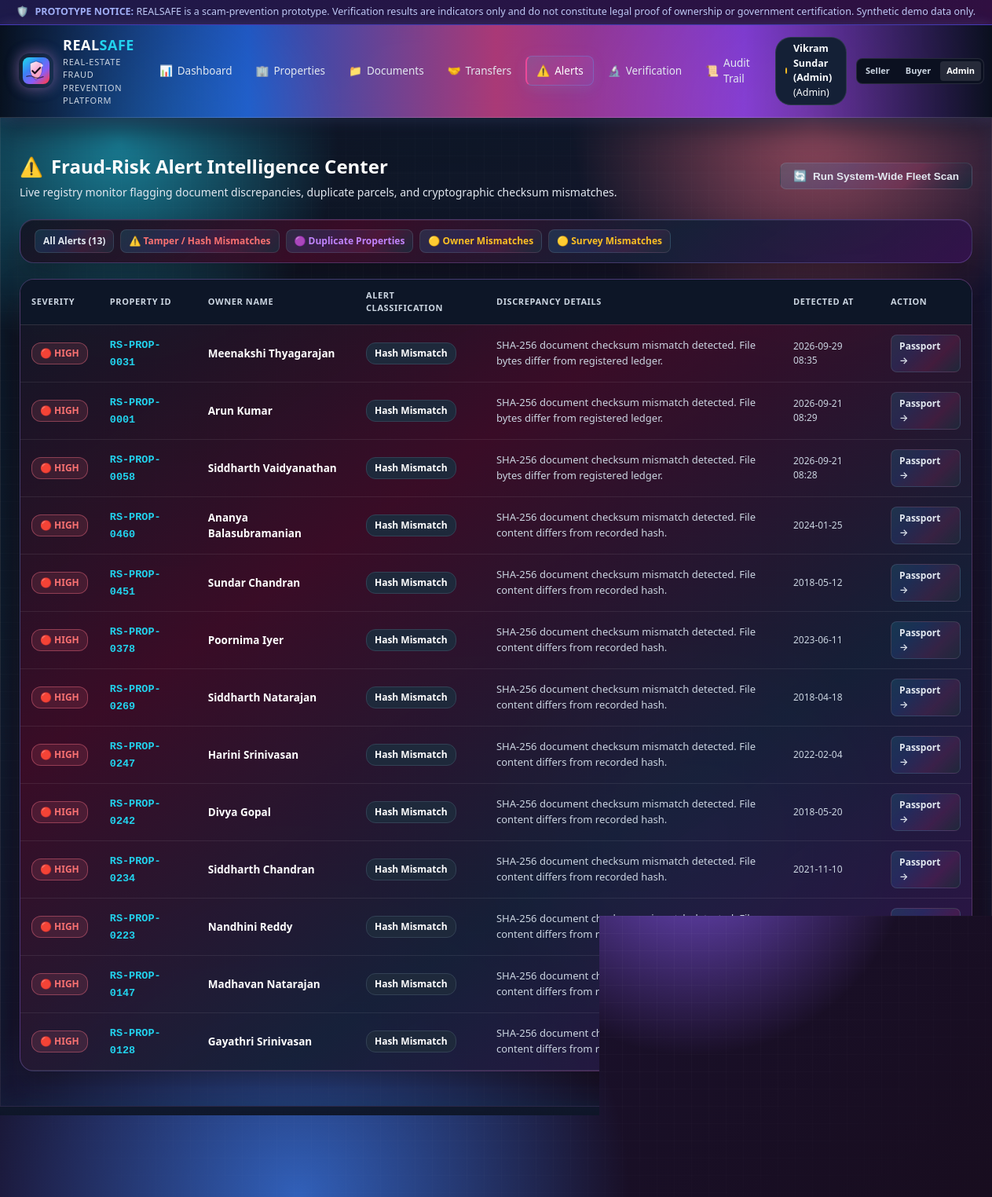
The app's page /alerts?type=Hash+Mismatch with its own data.
### tables this page shows
CREATE TABLE risk_alerts (
        id INTEGER PRIMARY KEY AUTOINCREMENT,
        property_id TEXT NOT NULL,
        alert_type TEXT NOT NULL,
        description TEXT NOT NULL,
        severity TEXT NOT NULL DEFAULT 'Medium',
        created_at TEXT NOT NULL DEFAULT CURRENT_TIMESTAMP,
        FOREIGN KEY (property_id) REFERENCES properties (property_id) ON DELETE CASCADE
    );

CREATE TABLE properties (
        id INTEGER PRIMARY KEY AUTOINCREMENT,
        property_id TEXT UNIQUE NOT NULL,
        owner_id TEXT NOT NULL,
        owner_name TEXT NOT NULL,
        survey_number TEXT NOT NULL,
        land_area REAL NOT NULL,
        area_unit TEXT NOT NULL DEFAULT 'sq.ft',
        property_type TEXT NOT NULL,
        district TEXT NOT NULL,
        taluk TEXT NOT NULL,
        village TEXT NOT NULL,
        location TEXT NOT NULL,
        registration_date TEXT NOT NULL,
        ownership_status TEXT NOT NULL DEFAULT 'Active',
        verification_status TEXT NOT NULL DEFAULT 'Pending',
        risk_score INTEGER NOT NULL DEFAULT 0,
        risk_level TEXT NOT NULL DEFAULT 'Low Risk',
        previous_owner TEXT,
        transfer_date TEXT,
        created_at TEXT NOT NULL DEFAULT CURRENT_TIMESTAMP
    );

### app.py (the view)
@app.route('/alerts')
def alerts():
    type_filter = request.args.get('type', '').strip()
    conn = get_db_connection()
    cursor = conn.cursor()
    sql = """
        SELECT a.*, p.owner_name, p.risk_score
        FROM risk_alerts a
        JOIN properties p ON a.property_id = p.property_id
        WHERE 1=1
    """
    params = []
    if type_filter:
        sql += " AND a.alert_type = ?"
        params.append(type_filter)
    sql += " ORDER BY a.id DESC"
    cursor.execute(sql, params)
    alert_list = [dict(r) for r in cursor.fetchall()]
    conn.close()
    return render_template('alerts.html', alerts=alert_list, type_filter=type_filter)

### app.py (called while the page is built)
@app.before_request
def setup_default_session():
    if 'user_id' not in session:
        session['user_id'] = 'USR-1000'
        session['user_name'] = 'Vikram Sundar (Admin)'
        session['user_role'] = 'admin'

### models/database.py (called while the page is built)
def get_db_connection():
    os.makedirs(os.path.dirname(DB_PATH), exist_ok=True)
    conn = sqlite3.connect(DB_PATH)
    conn.row_factory = sqlite3.Row
    conn.execute("PRAGMA foreign_keys = ON")
    return conn

### templates/alerts.html (shortened to what this page needs)
{% extends "base.html" %}
{% block content %}
<div class="page-header">
  <div class="page-title">
    <h2><span>⚠️</span> Fraud-Risk Alert Intelligence Center</h2>
    <p>Live registry monitor flagging document discrepancies, duplicate parcels, and cryptographic checksum mismatches.</p>
  </div>
  <form method="POST" action="{{ url_for('run_system_wide_scan') }}">
    <button type="submit" class="btn btn-secondary">
      <span>🔄</span> Run System-Wide Fleet Scan
    </button>
  </form>
</div>
<div class="card" style="padding: 12px 18px; margin-bottom: 20px;">
  <div style="display: flex; gap: 8px; flex-wrap: wrap; font-size: 13px;">
    <a href="{{ url_for('alerts') }}" class="btn btn-secondary btn-sm {% if not type_filter %}active{% endif %}">
      All Alerts ({{ alerts|length }})
    </a>
    <a href="{{ url_for('alerts', type='Hash Mismatch') }}" class="btn btn-secondary btn-sm {% if type_filter == 'Hash Mismatch' %}active{% endif %}" style="color: #f87171;">
      ⚠️ Tamper / Hash Mismatches
    </a>
    <a href="{{ url_for('alerts', type='Potential Duplicate Property') }}" class="btn btn-secondary btn-sm {% if type_filter == 'Potential Duplicate Property' %}active{% endif %}" style="color: #c084fc;">
      🟣 Duplicate Properties
    </a>
    <a href="{{ url_for('alerts', type='Owner Name Mismatch') }}" class="btn btn-secondary btn-sm {% if type_filter == 'Owner Name Mismatch' %}active{% endif %}" style="color: #fbbf24;">
      🟡 Owner Mismatches
    </a>
    <a href="{{ url_for('alerts', type='Survey Number Mismatch') }}" class="btn btn-secondary btn-sm {% if type_filter == 'Survey Number Mismatch' %}active{% endif %}" style="color: #fbbf24;">
      🟡 Survey Mismatches
    </a>
  </div>
</div>
<div class="card" style="padding: 0; overflow: hidden;">
  <div class="table-responsive">
    <table class="data-table">
      <thead>
        <tr>
          <th>Severity</th>
          <th>Property ID</th>
          <th>Owner Name</th>
          <th>Alert Classification</th>
          <th>Discrepancy Details</th>
          <th>Detected At</th>
          <th>Action</th>
        </tr>
      </thead>
      <tbody>
        {% for a in alerts %}
          <tr>
            <td>
              {% if a.severity == 'High' %}
                <span class="badge badge-high-risk">🔴 HIGH</span>
              {% elif a.severity == 'Medium' %}
                <span class="badge badge-review-required">🟡 MEDIUM</span>
              {% else %}
                <span class="badge badge-neutral">⚪ LOW</span>
              {% endif %}
            </td>
            <td>
              <a href="{{ url_for('property_passport', property_id=a.property_id) }}" class="mono-id" style="text-decoration: none;">
                {{ a.property_id }}
              </a>
            </td>
            <td><strong>{{ a.owner_name }}</strong></td>
            <td>
              <span class="badge badge-neutral" style="color: #fff; font-weight: 600;">
                {{ a.alert_type }}
              </span>
            </td>
            <td style="max-width: 380px; font-size: 13px; color: #cbd5e1;">
              {{ a.description }}
            </td>
            <td style="font-size: 12px; color: var(--text-muted);">
              {{ a.created_at[:16] }}
            </td>
            <td>
              <a href="{{ url_for('property_passport', property_id=a.property_id) }}" class="btn btn-secondary btn-sm">
                Passport &rarr;
              </a>
            </td>
          </tr>
        {% else %}
          <tr>
            <td colspan="7" style="text-align: center; padding: 32px; color: var(--text-muted);">
              No active alerts matching the selected category.
            </td>
          </tr>
        {% endfor %}
      </tbody>
    </table>
  </div>
</div>
{% endblock %}

### static/style.css (style rules this page uses)
:root { --bg-main: #0b1020; --bg-card: rgba(19, 25, 38, 0.9); --bg-card-hover: rgba(29, 38, 56, 0.97); --bg-sidebar: rgba(10, 14, 24, 0.84); --border-color: rgba(255, 255, 255, 0.11); --border-subtle: rgba(255, 255, 255, 0.08); --text-primary: #f8fafc; --text-secondary: #e2e8f0; --text-muted: #cbd5e1; --accent-cyan: #22d3ee; --accent-blue: #3b82f6; --accent-indigo: #8b5cf6; --accent-pink: #ec4899; --accent-red: #f43f5e; --accent-orange: #f59e0b; --accent-violet: #a78bfa; --accent-teal: #2dd4bf; --accent-rose: #fb7185; --accent-sky: #38bdf8; --status-green: #34d399; --status-green-bg: rgba(52, 211, 153, 0.12); --status-green-border: rgba(52, 211, 153, 0.38); --status-amber: #fbbf24; --status-amber-bg: rgba(251, 191, 36, 0.14); --status-amber-border: rgba(251, 191, 36, 0.42); --status-red: #fb7185; --status-red-bg: rgba(251, 113, 133, 0.12); --status-red-border: rgba(251, 113, 133, 0.42); --font-sans: system-ui, -apple-system, BlinkMacSystemFont, "Segoe UI", Roboto, "Helvetica Neue", Arial, sans-serif; --font-mono: ui-monospace, SFMono-Regular, Menlo, Monaco, Consolas, "Liberation Mono", "Courier New", monospace; --radius-sm: 8px; --radius-md: 12px; --radius-lg: 18px; }
* { box-sizing: border-box; margin: 0; padding: 0; }
html { background: #090d18; }
body { position: relative; background: radial-gradient(circle at 12% 12%, rgba(34, 211, 238, 0.88), transparent 16%), radial-gradient(circle at 82% 10%, rgba(251, 113, 133, 0.9), transparent 18%), radial-gradient(circle at 70% 70%, rgba(139, 92, 246, 0.8), transparent 20%), radial-gradient(circle at 30% 100%, rgba(59, 130, 246, 0.7), transparent 24%), linear-gradient(135deg, #0a0f1b 0%, #101827 28%, #1a1230 56%, #180d1f 100%); color: var(--text-primary); font-family: var(--font-sans); line-height: 1.5; font-size: 15px; min-height: 100vh; display: flex; flex-direction: column; overflow-x: hidden; }
body::before { content: ""; position: fixed; inset: 0; background: linear-gradient(rgba(255,255,255,0.04) 1px, transparent 1px), linear-gradient(90deg, rgba(255,255,255,0.04) 1px, transparent 1px); background-size: 22px 22px; mask-image: radial-gradient(circle at center, black 28%, transparent 100%); pointer-events: none; z-index: 0; }
.page-header { display: flex; align-items: center; justify-content: space-between; margin-bottom: 24px; flex-wrap: wrap; gap: 16px; }
.page-title h2 { font-size: 24px; font-weight: 700; color: #fff; display: flex; align-items: center; gap: 10px; }
.page-title p { color: var(--text-secondary); font-size: 14px; margin-top: 4px; }
.card { background: linear-gradient(145deg, rgba(17, 24, 39, 0.96), rgba(61, 12, 39, 0.92), rgba(22, 32, 56, 0.96), rgba(52, 18, 77, 0.94)); border: 1px solid rgba(168, 139, 250, 0.28); border-radius: var(--radius-lg); padding: 20px; margin-bottom: 20px; box-shadow: 0 18px 36px rgba(17, 6, 12, 0.42), inset 0 1px 0 rgba(255,255,255,0.08); }
.badge { display: inline-flex; align-items: center; gap: 5px; font-size: 12px; font-weight: 600; padding: 4px 10px; border-radius: 12px; white-space: nowrap; }
.badge-high-risk, .badge-mismatch, .badge-rejected { background: var(--status-red-bg); border: 1px solid var(--status-red-border); color: #f87171; }
.badge-neutral { background: #1e293b; border: 1px solid #334155; color: #cbd5e1; }
.table-responsive { width: 100%; overflow-x: auto; }
table.data-table { width: 100%; border-collapse: collapse; font-size: 13.5px; text-align: left; }
table.data-table th { background-color: #0d1627; color: var(--text-muted); font-weight: 600; text-transform: uppercase; font-size: 11px; letter-spacing: 0.6px; padding: 12px 14px; border-bottom: 1px solid var(--border-color); }
table.data-table td { padding: 12px 14px; border-bottom: 1px solid var(--border-subtle); color: var(--text-secondary); }
table.data-table td strong { color: #fff; }
.mono-id { font-family: var(--font-mono); font-weight: 600; color: var(--accent-cyan); }
.btn { display: inline-flex; align-items: center; justify-content: center; gap: 8px; padding: 8px 16px; font-size: 13.5px; font-weight: 600; border-radius: var(--radius-sm); text-decoration: none; border: 1px solid transparent; cursor: pointer; transition: all 0.15s ease; }
.btn-secondary { background: linear-gradient(135deg, rgba(34, 211, 238, 0.14), rgba(59, 130, 246, 0.16), rgba(236, 72, 153, 0.14), rgba(30, 41, 59, 0.94)); color: #e2e8f0; border-color: rgba(255, 255, 255, 0.1); }
.btn-sm { padding: 5px 10px; font-size: 12px; }

### records on screen
risk_alerts: severity "🔴 HIGH", property_id "RS-PROP-0031", owner_name "Meenakshi Thyagarajan", alert_type "Hash Mismatch", description "SHA-256 document checksum mismatch detected. File bytes differ from registered ledger.", created_at "2026-09-29 08:35"
risk_alerts: severity "🔴 HIGH", property_id "RS-PROP-0001", owner_name "Arun Kumar", alert_type "Hash Mismatch", description "SHA-256 document checksum mismatch detected. File bytes differ from registered ledger.", created_at "2026-09-21 08:29"
risk_alerts: severity "🔴 HIGH", property_id "RS-PROP-0058", owner_name "Siddharth Vaidyanathan", alert_type "Hash Mismatch", description "SHA-256 document checksum mismatch detected. File bytes differ from registered ledger.", created_at "2026-09-21 08:28"
risk_alerts: severity "🔴 HIGH", property_id "RS-PROP-0460", owner_name "Ananya Balasubramanian", alert_type "Hash Mismatch", description "SHA-256 document checksum mismatch detected. File content differs from recorded hash.", created_at "2024-01-25"
risk_alerts: severity "🔴 HIGH", property_id "RS-PROP-0451", owner_name "Sundar Chandran", alert_type "Hash Mismatch", description "SHA-256 document checksum mismatch detected. File content differs from recorded hash.", created_at "2018-05-12"
risk_alerts: severity "🔴 HIGH", property_id "RS-PROP-0378", owner_name "Poornima Iyer", alert_type "Hash Mismatch", description "SHA-256 document checksum mismatch detected. File content differs from recorded hash.", created_at "2023-06-11"
risk_alerts: severity "🔴 HIGH", property_id "RS-PROP-0269", owner_name "Siddharth Natarajan", alert_type "Hash Mismatch", description "SHA-256 document checksum mismatch detected. File content differs from recorded hash.", created_at "2018-04-18"
risk_alerts: severity "🔴 HIGH", property_id "RS-PROP-0247", owner_name "Harini Srinivasan", alert_type "Hash Mismatch", description "SHA-256 document checksum mismatch detected. File content differs from recorded hash.", created_at "2022-02-04"
risk_alerts: severity "🔴 HIGH", property_id "RS-PROP-0242", owner_name "Divya Gopal", alert_type "Hash Mismatch", description "SHA-256 document checksum mismatch detected. File content differs from recorded hash.", created_at "2018-05-20"
risk_alerts: severity "🔴 HIGH", property_id "RS-PROP-0234", owner_name "Siddharth Chandran", alert_type "Hash Mismatch", description "SHA-256 document checksum mismatch detected. File content differs from recorded hash.", created_at "2021-11-10"
risk_alerts: severity "🔴 HIGH", property_id "RS-PROP-0223", owner_name "Nandhini Reddy", alert_type "Hash Mismatch", description "SHA-256 document checksum mismatch detected. File content differs from recorded hash.", created_at "2023-05-26"
risk_alerts: severity "🔴 HIGH", property_id "RS-PROP-0147", owner_name "Madhavan Natarajan", alert_type "Hash Mismatch", description "SHA-256 document checksum mismatch detected. File content differs from recorded hash.", created_at "2018-03-26"
risk_alerts: severity "🔴 HIGH", property_id "RS-PROP-0128", owner_name "Gayathri Srinivasan", alert_type "Hash Mismatch", description "SHA-256 document checksum mismatch detected. File content differs from recorded hash."

### other values on screen
{{ session.get('user_name', 'Demo Admin') }} "Vikram Sundar (Admin)"
{{ session.get('user_role', 'admin')|capitalize }} "Admin"
{{ alerts|length }} "13"
